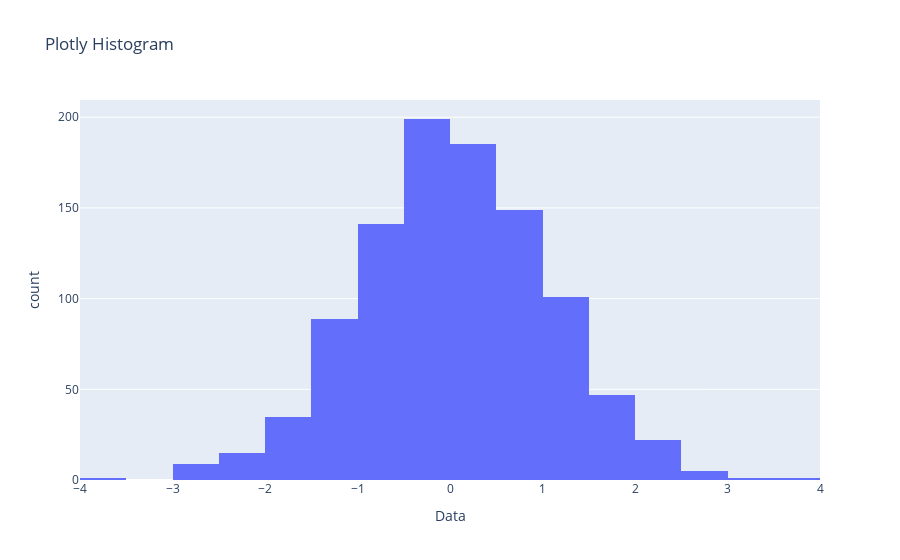

Source (notebook cell):
### Markdown cell above
Plotly

### Code cell
df = pd.DataFrame({'Data': data})
fig = px.histogram(df,'Data',nbins=30, title='Plotly Histogram')
fig.show()

### Figure 1 — Plotly figure (JSON) as saved in the notebook; plotly's stock layout.template omitted (floating-point values rounded to 4 significant figures; data arrays with more than 128 entries replaced by an {"elided": "..."} marker saying what was removed)
{"data": [{"bingroup": "x", "hovertemplate": "Data=%{x}<br>count=%{y}<extra></extra>", "legendgroup": "", "marker": {"color": "#636efa", "pattern": {"shape": ""}}, "name": "", "nbinsx": 30, "orientation": "v", "showlegend": false, "type": "histogram", "x": {"elided": "1000 float values"}, "xaxis": "x", "yaxis": "y"}], "layout": {"barmode": "relative", "legend": {"tracegroupgap": 0}, "title": {"text": "Plotly Histogram"}, "xaxis": {"anchor": "y", "domain": [0, 1], "title": {"text": "Data"}}, "yaxis": {"anchor": "x", "domain": [0, 1], "title": {"text": "count"}}}}
